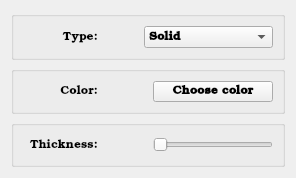
                <widget class="QWidget" name="tab_3">
                 <attribute name="title">
                  <string>Line</string>
                 </attribute>
                 <layout class="QVBoxLayout" name="verticalLayout_8">
                  <item>
                   <widget class="QWidget" name="widget_6" native="true">
                    <layout class="QVBoxLayout" name="verticalLayout_10">
                     <property name="spacing">
                      <number>6</number>
                     </property>
                     <property name="leftMargin">
                      <number>0</number>
                     </property>
                     <property name="topMargin">
                      <number>0</number>
                     </property>
                     <property name="rightMargin">
                      <number>0</number>
                     </property>
                     <property name="bottomMargin">
                      <number>0</number>
                     </property>
                     <item>
                      <widget class="QGroupBox" name="groupBox_20">
                       <property name="title">
                        <string/>
                       </property>
                       <layout class="QHBoxLayout" name="horizontalLayout_18">
                        <item>
                         <widget class="QLabel" name="label_13">
                          <property name="minimumSize">
                           <size>
                            <width>75</width>
                            <height>0</height>
                           </size>
                          </property>
                          <property name="font">
                           <font>
                            <family>URW Bookman</family>
                            <bold>false</bold>
                           </font>
                          </property>
                          <property name="text">
                           <string>Type:</string>
                          </property>
                          <property name="alignment">
                           <set>Qt::AlignRight|Qt::AlignTrailing|Qt::AlignVCenter</set>
                          </property>
                         </widget>
                        </item>
                        <item>
                         <spacer name="horizontalSpacer_7">
                          <property name="orientation">
                           <enum>Qt::Horizontal</enum>
                          </property>
                          <property name="sizeHint" stdset="0">
                           <size>
                            <width>40</width>
                            <height>20</height>
                           </size>
                          </property>
                         </spacer>
                        </item>
                        <item>
                         <widget class="QComboBox" name="comboBox_3">
                          <property name="minimumSize">
                           <size>
                            <width>129</width>
                            <height>0</height>
                           </size>
                          </property>
                          <property name="font">
                           <font>
                            <family>URW Bookman</family>
                            <bold>true</bold>
                           </font>
                          </property>
                          <item>
                           <property name="text">
                            <string>Solid</string>
                           </property>
                          </item>
                          <item>
                           <property name="text">
                            <string>Striple</string>
                           </property>
                          </item>
                         </widget>
                        </item>
                       </layout>
                      </widget>
                     </item>
                     <item>
                      <widget class="QGroupBox" name="groupBox_21">
                       <property name="title">
                        <string/>
                       </property>
                       <layout class="QHBoxLayout" name="horizontalLayout_19">
                        <item>
                         <widget class="QLabel" name="label_14">
                          <property name="minimumSize">
                           <size>
                            <width>75</width>
                            <height>0</height>
                           </size>
                          </property>
                          <property name="font">
                           <font>
                            <family>URW Bookman</family>
                            <bold>false</bold>
                           </font>
                          </property>
                          <property name="text">
                           <string>Color:</string>
                          </property>
                          <property name="alignment">
                           <set>Qt::AlignRight|Qt::AlignTrailing|Qt::AlignVCenter</set>
                          </property>
                         </widget>
                        </item>
                        <item>
                         <spacer name="horizontalSpacer_8">
                          <property name="orientation">
                           <enum>Qt::Horizontal</enum>
                          </property>
                          <property name="sizeHint" stdset="0">
                           <size>
                            <width>40</width>
                            <height>20</height>
                           </size>
                          </property>
                         </spacer>
                        </item>
                        <item>
                         <widget class="QPushButton" name="Color_of_line">
                          <property name="minimumSize">
                           <size>
                            <width>120</width>
                            <height>0</height>
                           </size>
                          </property>
                          <property name="font">
                           <font>
                            <family>URW Bookman</family>
                            <bold>true</bold>
                           </font>
                          </property>
                          <property name="text">
                           <string>Choose color</string>
                          </property>
                         </widget>
                        </item>
                       </layout>
                      </widget>
                     </item>
                     <item>
                      <widget class="QGroupBox" name="groupBox_22">
                       <property name="title">
                        <string/>
                       </property>
                       <layout class="QHBoxLayout" name="horizontalLayout_20">
                        <item>
                         <widget class="QLabel" name="label_15">
                          <property name="minimumSize">
                           <size>
                            <width>75</width>
                            <height>0</height>
                           </size>
                          </property>
                          <property name="font">
                           <font>
                            <family>URW Bookman</family>
                            <bold>false</bold>
                           </font>
                          </property>
                          <property name="text">
                           <string>Thickness:</string>
                          </property>
                          <property name="alignment">
                           <set>Qt::AlignRight|Qt::AlignTrailing|Qt::AlignVCenter</set>
                          </property>
                         </widget>
                        </item>
                        <item>
                         <spacer name="horizontalSpacer_9">
                          <property name="orientation">
                           <enum>Qt::Horizontal</enum>
                          </property>
                          <property name="sizeHint" stdset="0">
                           <size>
                            <width>40</width>
                            <height>20</height>
                           </size>
                          </property>
                         </spacer>
                        </item>
                        <item>
                         <widget class="QSlider" name="horizontalSlider_2">
                          <property name="minimumSize">
                           <size>
                            <width>120</width>
                            <height>0</height>
                           </size>
                          </property>
                          <property name="minimum">
                           <number>1</number>
                          </property>
                          <property name="maximum">
                           <number>16</number>
                          </property>
                          <property name="orientation">
                           <enum>Qt::Horizontal</enum>
                          </property>
                         </widget>
                        </item>
                       </layout>
                      </widget>
                     </item>
                    </layout>
                   </widget>
                  </item>
                 </layout>
                </widget>
